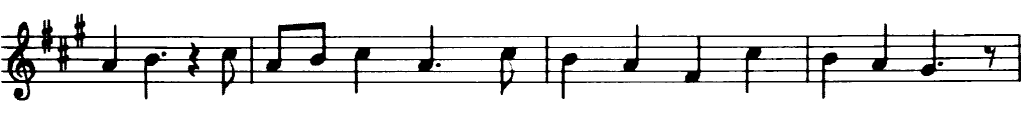
#> input picture data/music.png, 1024 x 134 px
$ jupyter execute template_pipeline.ipynb   (shell and % lines are left out)
#> lines starting #> are read from the running program, lines starting #| are printed output that depends on the picture; after the words box and inside, x2 and y2 are one past the last pixel; in counts of white or black regions, pixels touching at a corner belong together
[cell 1]
import numpy as np
import matplotlib.pyplot as plt
import matplotlib
import cv2

References:
* https://docs.opencv.org/4.x/dd/dd7/tutorial_morph_lines_detection.html

[cell 2]
original_image = cv2.imread("data/music.png", cv2.IMREAD_COLOR)
#> original_image is the input picture: shape (134, 1024, 3); min 0, max 255, mean 229.4

# display image in notebook using original size (ref: https://stackoverflow.com/questions/60144693/show-image-in-its-original-resolution-in-jupyter-notebook)
dpi = matplotlib.rcParams['figure.dpi']
height, width, _ = original_image.shape
#> height = 134; width = 1024
figsize = (width / float(dpi), height / float(dpi))
#> figsize = (10.24, 1.34)
plt.figure(figsize=figsize)
plt.imshow(cv2.cvtColor(original_image, cv2.COLOR_BGR2RGB))  # cv2 displays BGR rather than RGB, so we convert back before displaying image

[cell 3]
grayscale_image = cv2.cvtColor(original_image, cv2.COLOR_BGR2GRAY)
plt.figure(figsize=figsize)
plt.imshow(cv2.cvtColor(grayscale_image, cv2.COLOR_BGR2RGB))

[cell 4]
# TODO figure out what this does
gray = cv2.bitwise_not(grayscale_image)
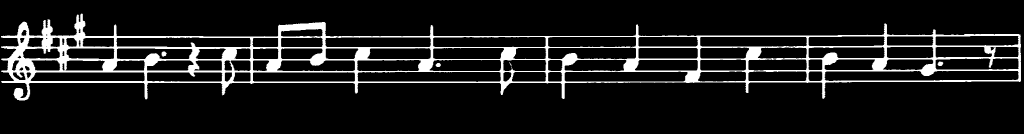
#> gray: shape (134, 1024); min 0, max 255, mean 25.6
black_white_image = cv2.adaptiveThreshold(gray, 255, cv2.ADAPTIVE_THRESH_MEAN_C, cv2.THRESH_BINARY, 15, -2)
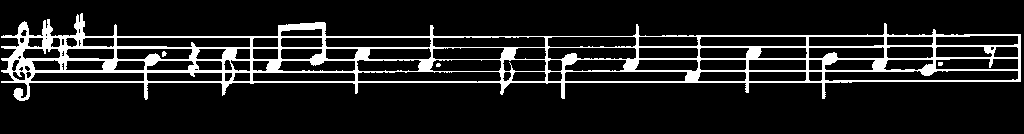
#> black_white_image: shape (134, 1024); 11.7% white; 4 white regions (2 under 20 px), largest, box (x1, y1, x2, y2) and area: (1, 13, 1021, 101) 15986, (162, 51, 167, 57) 21
plt.figure(figsize=figsize)
plt.imshow(cv2.cvtColor(black_white_image, cv2.COLOR_BGR2RGB))

[cell 5]
horizontal = np.copy(black_white_image)
horizontal_size = width // 30
#> horizontal_size = 34
horizontal_structure = cv2.getStructuringElement(cv2.MORPH_RECT, (horizontal_size, 1))
# Apply morphology operations
horizontal = cv2.erode(horizontal, horizontal_structure)
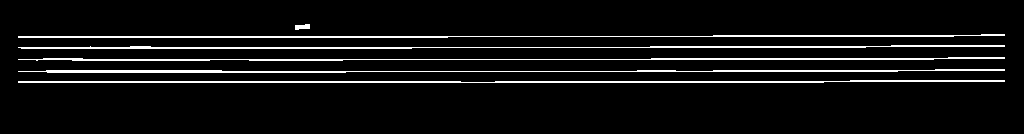
#> horizontal: shape (134, 1024); 6.4% white in thin lines or dots, all inside (x1, y1, x2, y2) = (18, 24, 1005, 83)
horizontal = cv2.dilate(horizontal, horizontal_structure)
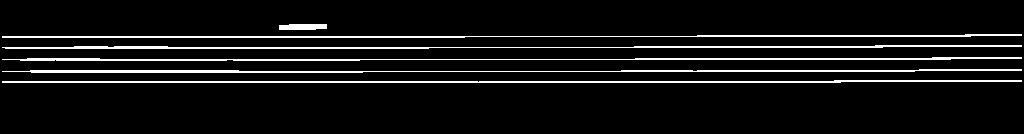
#> horizontal: shape (134, 1024); 7.2% white in thin lines or dots, all inside (x1, y1, x2, y2) = (2, 24, 1022, 83)
plt.figure(figsize=figsize)
plt.imshow(cv2.cvtColor(horizontal, cv2.COLOR_BGR2RGB))

[cell 6]
vertical = np.copy(black_white_image)
vertical_size = height // 30
#> vertical_size = 4
vertical_structure = cv2.getStructuringElement(cv2.MORPH_RECT, (1, vertical_size))
#> vertical_structure = [1, 1, 1, 1]
# Apply morphology operations
vertical = cv2.erode(vertical, vertical_structure)
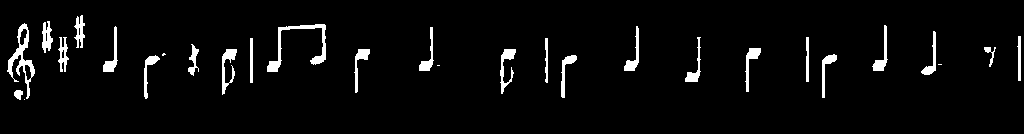
#> vertical: shape (134, 1024); 4.1% white; 29 white regions (4 under 20 px), largest, box (x1, y1, x2, y2) and area: (267, 24, 326, 72) 597, (7, 23, 35, 99) 588, (222, 49, 237, 95) 290
vertical = cv2.dilate(vertical, vertical_structure)
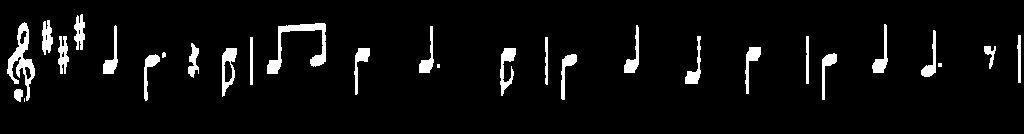
#> vertical: shape (134, 1024); 5.2% white; 29 white regions (3 under 20 px), largest, box (x1, y1, x2, y2) and area: (267, 23, 326, 74) 825, (7, 22, 35, 101) 780, (222, 48, 237, 97) 371
plt.figure(figsize=figsize)
plt.imshow(cv2.cvtColor(vertical, cv2.COLOR_BGR2RGB))

[cell 7]
vertical = cv2.bitwise_not(vertical)
plt.figure(figsize=figsize)
plt.imshow(cv2.cvtColor(vertical, cv2.COLOR_BGR2RGB))

[cell 8]
edges = cv2.adaptiveThreshold(vertical, 255, cv2.ADAPTIVE_THRESH_MEAN_C, cv2.THRESH_BINARY, 3, -2)
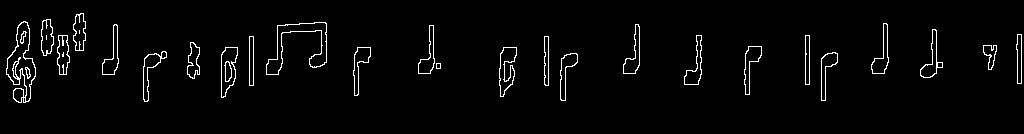
#> edges: shape (134, 1024); 2.7% white in thin lines or dots, all inside (x1, y1, x2, y2) = (6, 13, 1022, 103)
kernel = np.ones((2, 2), np.uint8)
edges = cv2.dilate(edges, kernel)
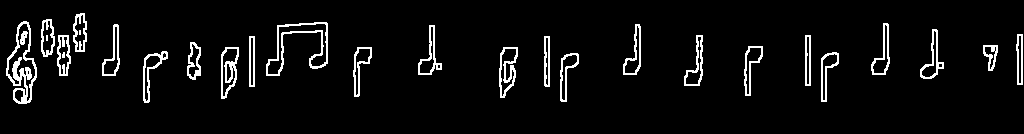
#> edges: shape (134, 1024); 5.4% white in thin lines or dots, all inside (x1, y1, x2, y2) = (6, 13, 1023, 104)
smooth = np.copy(vertical)
smooth = cv2.blur(smooth, (2, 2))
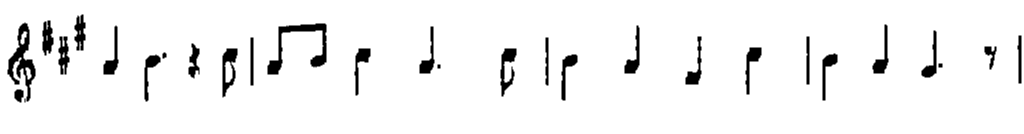
#> smooth: shape (134, 1024); min 0, max 255, mean 241.7
(rows, cols) = np.where(edges != 0)
#> rows = 7470 values from 13 to 103; cols = 7470 values, max 1022 at index 825, min 6 at index 4855, mean 414
vertical[rows, cols] = smooth[rows, cols]
plt.figure(figsize=figsize)
plt.imshow(cv2.cvtColor(vertical, cv2.COLOR_BGR2RGB))
